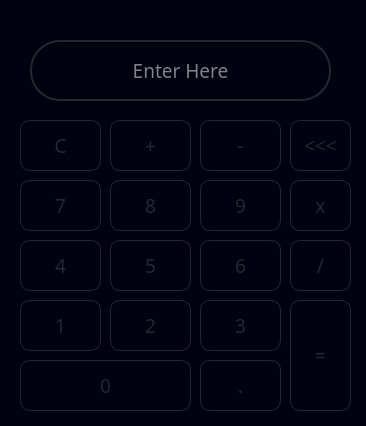
<?xml version="1.0" encoding="UTF-8"?>
<ui version="4.0">
 <class>Calc_win</class>
 <widget class="QMainWindow" name="Calc_win">
  <property name="geometry">
   <rect>
    <x>0</x>
    <y>0</y>
    <width>366</width>
    <height>426</height>
   </rect>
  </property>
  <property name="windowTitle">
   <string>MainWindow</string>
  </property>
  <property name="styleSheet">
   <string notr="true">background-color: rgb(1, 1, 15);
</string>
  </property>
  <widget class="QWidget" name="centralwidget">
   <widget class="QLineEdit" name="input">
    <property name="geometry">
     <rect>
      <x>30</x>
      <y>40</y>
      <width>301</width>
      <height>61</height>
     </rect>
    </property>
    <property name="font">
     <font>
      <family>Bahnschrift Light</family>
      <pointsize>14</pointsize>
     </font>
    </property>
    <property name="styleSheet">
     <string notr="true">QLineEdit{
	color: rgb(255, 255, 255);
	border:2px solid rgb(37, 38, 48);
	border-radius:30px;
	padding-left:20px;
	padding-right:20px;
}

QLineEdit:hover{
	border:2px solid  rgb(119, 0, 255);
	color: rgb(119, 0, 255);
}

QLineEdit:focus{
	border:2px solid  rgb(119, 0, 255);

}
</string>
    </property>
    <property name="alignment">
     <set>Qt::AlignCenter</set>
    </property>
    <property name="placeholderText">
     <string>Enter Here</string>
    </property>
   </widget>
   <widget class="QPushButton" name="btn1">
    <property name="geometry">
     <rect>
      <x>20</x>
      <y>300</y>
      <width>81</width>
      <height>51</height>
     </rect>
    </property>
    <property name="font">
     <font>
      <family>Bahnschrift Light</family>
      <pointsize>14</pointsize>
     </font>
    </property>
    <property name="styleSheet">
     <string notr="true">QPushButton{
	color:rgb(37, 38, 48);
	border:1px solid rgb(37, 38, 48);
    border-radius:10px;

}
QPushButton:hover{
	background-color:rgb(119, 0, 255);

}</string>
    </property>
    <property name="text">
     <string>1</string>
    </property>
   </widget>
   <widget class="QPushButton" name="btn0">
    <property name="geometry">
     <rect>
      <x>20</x>
      <y>360</y>
      <width>171</width>
      <height>51</height>
     </rect>
    </property>
    <property name="font">
     <font>
      <family>Bahnschrift Light</family>
      <pointsize>14</pointsize>
     </font>
    </property>
    <property name="styleSheet">
     <string notr="true">QPushButton{
	color:rgb(37, 38, 48);
	border:1px solid rgb(37, 38, 48);
    border-radius:10px;

}
QPushButton:hover{
	background-color:rgb(119, 0, 255);

}</string>
    </property>
    <property name="text">
     <string>0</string>
    </property>
   </widget>
   <widget class="QPushButton" name="btn2">
    <property name="geometry">
     <rect>
      <x>110</x>
      <y>300</y>
      <width>81</width>
      <height>51</height>
     </rect>
    </property>
    <property name="font">
     <font>
      <family>Bahnschrift Light</family>
      <pointsize>14</pointsize>
     </font>
    </property>
    <property name="styleSheet">
     <string notr="true">QPushButton{
	color:rgb(37, 38, 48);
	border:1px solid rgb(37, 38, 48);
    border-radius:10px;

}
QPushButton:hover{
	background-color:rgb(119, 0, 255);

}</string>
    </property>
    <property name="text">
     <string>2</string>
    </property>
   </widget>
   <widget class="QPushButton" name="btn3">
    <property name="geometry">
     <rect>
      <x>200</x>
      <y>300</y>
      <width>81</width>
      <height>51</height>
     </rect>
    </property>
    <property name="font">
     <font>
      <family>Bahnschrift Light</family>
      <pointsize>14</pointsize>
     </font>
    </property>
    <property name="styleSheet">
     <string notr="true">QPushButton{
	color:rgb(37, 38, 48);
	border:1px solid rgb(37, 38, 48);
    border-radius:10px;

}
QPushButton:hover{
	background-color:rgb(119, 0, 255);

}</string>
    </property>
    <property name="text">
     <string>3</string>
    </property>
   </widget>
   <widget class="QPushButton" name="btn4">
    <property name="geometry">
     <rect>
      <x>20</x>
      <y>240</y>
      <width>81</width>
      <height>51</height>
     </rect>
    </property>
    <property name="font">
     <font>
      <family>Bahnschrift Light</family>
      <pointsize>14</pointsize>
     </font>
    </property>
    <property name="styleSheet">
     <string notr="true">QPushButton{
	color:rgb(37, 38, 48);
	border:1px solid rgb(37, 38, 48);
    border-radius:10px;

}
QPushButton:hover{
	background-color:rgb(119, 0, 255);

}</string>
    </property>
    <property name="text">
     <string>4</string>
    </property>
   </widget>
   <widget class="QPushButton" name="btn5">
    <property name="geometry">
     <rect>
      <x>110</x>
      <y>240</y>
      <width>81</width>
      <height>51</height>
     </rect>
    </property>
    <property name="font">
     <font>
      <family>Bahnschrift Light</family>
      <pointsize>14</pointsize>
     </font>
    </property>
    <property name="styleSheet">
     <string notr="true">QPushButton{
	color:rgb(37, 38, 48);
	border:1px solid rgb(37, 38, 48);
    border-radius:10px;

}
QPushButton:hover{
	background-color:rgb(119, 0, 255);

}</string>
    </property>
    <property name="text">
     <string>5</string>
    </property>
   </widget>
   <widget class="QPushButton" name="btn6">
    <property name="geometry">
     <rect>
      <x>200</x>
      <y>240</y>
      <width>81</width>
      <height>51</height>
     </rect>
    </property>
    <property name="font">
     <font>
      <family>Bahnschrift Light</family>
      <pointsize>14</pointsize>
     </font>
    </property>
    <property name="styleSheet">
     <string notr="true">QPushButton{
	color:rgb(37, 38, 48);
	border:1px solid rgb(37, 38, 48);
    border-radius:10px;

}
QPushButton:hover{
	background-color:rgb(119, 0, 255);

}</string>
    </property>
    <property name="text">
     <string>6</string>
    </property>
   </widget>
   <widget class="QPushButton" name="btn7">
    <property name="geometry">
     <rect>
      <x>20</x>
      <y>180</y>
      <width>81</width>
      <height>51</height>
     </rect>
    </property>
    <property name="font">
     <font>
      <family>Bahnschrift Light</family>
      <pointsize>14</pointsize>
     </font>
    </property>
    <property name="styleSheet">
     <string notr="true">QPushButton{
	color:rgb(37, 38, 48);
	border:1px solid rgb(37, 38, 48);
    border-radius:10px;

}
QPushButton:hover{
	background-color:rgb(119, 0, 255);

}</string>
    </property>
    <property name="text">
     <string>7</string>
    </property>
   </widget>
   <widget class="QPushButton" name="btn8">
    <property name="geometry">
     <rect>
      <x>110</x>
      <y>180</y>
      <width>81</width>
      <height>51</height>
     </rect>
    </property>
    <property name="font">
     <font>
      <family>Bahnschrift Light</family>
      <pointsize>14</pointsize>
     </font>
    </property>
    <property name="styleSheet">
     <string notr="true">QPushButton{
	color:rgb(37, 38, 48);
	border:1px solid rgb(37, 38, 48);
    border-radius:10px;

}
QPushButton:hover{
	background-color:rgb(119, 0, 255);

}</string>
    </property>
    <property name="text">
     <string>8</string>
    </property>
   </widget>
   <widget class="QPushButton" name="btn9">
    <property name="geometry">
     <rect>
      <x>200</x>
      <y>180</y>
      <width>81</width>
      <height>51</height>
     </rect>
    </property>
    <property name="font">
     <font>
      <family>Bahnschrift Light</family>
      <pointsize>14</pointsize>
     </font>
    </property>
    <property name="styleSheet">
     <string notr="true">QPushButton{
	color:rgb(37, 38, 48);
	border:1px solid rgb(37, 38, 48);
    border-radius:10px;

}
QPushButton:hover{
	background-color:rgb(119, 0, 255);

}</string>
    </property>
    <property name="text">
     <string>9</string>
    </property>
   </widget>
   <widget class="QPushButton" name="equal_btn">
    <property name="geometry">
     <rect>
      <x>290</x>
      <y>300</y>
      <width>61</width>
      <height>111</height>
     </rect>
    </property>
    <property name="font">
     <font>
      <family>Bahnschrift Light</family>
      <pointsize>14</pointsize>
     </font>
    </property>
    <property name="styleSheet">
     <string notr="true">QPushButton{
	color:rgb(37, 38, 48);
	border:1px solid rgb(37, 38, 48);
    border-radius:10px;

}
QPushButton:hover{
	background-color:rgb(119, 0, 255);

}</string>
    </property>
    <property name="text">
     <string>=</string>
    </property>
   </widget>
   <widget class="QPushButton" name="divide_btn">
    <property name="geometry">
     <rect>
      <x>290</x>
      <y>240</y>
      <width>61</width>
      <height>51</height>
     </rect>
    </property>
    <property name="font">
     <font>
      <family>Bahnschrift Light</family>
      <pointsize>14</pointsize>
     </font>
    </property>
    <property name="styleSheet">
     <string notr="true">QPushButton{
	color:rgb(37, 38, 48);
	border:1px solid rgb(37, 38, 48);
    border-radius:10px;

}
QPushButton:hover{
	background-color:rgb(119, 0, 255);

}</string>
    </property>
    <property name="text">
     <string>/</string>
    </property>
   </widget>
   <widget class="QPushButton" name="multiply_btn">
    <property name="geometry">
     <rect>
      <x>290</x>
      <y>180</y>
      <width>61</width>
      <height>51</height>
     </rect>
    </property>
    <property name="font">
     <font>
      <family>Bahnschrift Light</family>
      <pointsize>14</pointsize>
     </font>
    </property>
    <property name="styleSheet">
     <string notr="true">QPushButton{
	color:rgb(37, 38, 48);
	border:1px solid rgb(37, 38, 48);
    border-radius:10px;

}
QPushButton:hover{
	background-color:rgb(119, 0, 255);

}</string>
    </property>
    <property name="text">
     <string>x</string>
    </property>
   </widget>
   <widget class="QPushButton" name="clear_btn">
    <property name="geometry">
     <rect>
      <x>20</x>
      <y>120</y>
      <width>81</width>
      <height>51</height>
     </rect>
    </property>
    <property name="font">
     <font>
      <family>Bahnschrift Light</family>
      <pointsize>14</pointsize>
     </font>
    </property>
    <property name="styleSheet">
     <string notr="true">QPushButton{
	color:rgb(37, 38, 48);
	border:1px solid rgb(37, 38, 48);
    border-radius:10px;

}
QPushButton:hover{
	background-color:rgb(119, 0, 255);

}</string>
    </property>
    <property name="text">
     <string>C</string>
    </property>
   </widget>
   <widget class="QPushButton" name="plus_btn">
    <property name="geometry">
     <rect>
      <x>110</x>
      <y>120</y>
      <width>81</width>
      <height>51</height>
     </rect>
    </property>
    <property name="font">
     <font>
      <family>Bahnschrift Light</family>
      <pointsize>14</pointsize>
     </font>
    </property>
    <property name="styleSheet">
     <string notr="true">QPushButton{
	color:rgb(37, 38, 48);
	border:1px solid rgb(37, 38, 48);
    border-radius:10px;

}
QPushButton:hover{
	background-color:rgb(119, 0, 255);

}</string>
    </property>
    <property name="text">
     <string>+</string>
    </property>
   </widget>
   <widget class="QPushButton" name="minus_btn">
    <property name="geometry">
     <rect>
      <x>200</x>
      <y>120</y>
      <width>81</width>
      <height>51</height>
     </rect>
    </property>
    <property name="font">
     <font>
      <family>Bahnschrift Light</family>
      <pointsize>14</pointsize>
     </font>
    </property>
    <property name="styleSheet">
     <string notr="true">QPushButton{
	color:rgb(37, 38, 48);
	border:1px solid rgb(37, 38, 48);
    border-radius:10px;

}
QPushButton:hover{
	background-color:rgb(119, 0, 255);

}</string>
    </property>
    <property name="text">
     <string>-</string>
    </property>
   </widget>
   <widget class="QPushButton" name="back_btn">
    <property name="geometry">
     <rect>
      <x>290</x>
      <y>120</y>
      <width>61</width>
      <height>51</height>
     </rect>
    </property>
    <property name="font">
     <font>
      <family>Bahnschrift Light</family>
      <pointsize>14</pointsize>
     </font>
    </property>
    <property name="styleSheet">
     <string notr="true">QPushButton{
	color:rgb(37, 38, 48);
	border:1px solid rgb(37, 38, 48);
    border-radius:10px;

}
QPushButton:hover{
	background-color:rgb(119, 0, 255);

}</string>
    </property>
    <property name="text">
     <string>&lt;&lt;&lt;</string>
    </property>
   </widget>
   <widget class="QPushButton" name="dot_btn">
    <property name="geometry">
     <rect>
      <x>200</x>
      <y>360</y>
      <width>81</width>
      <height>51</height>
     </rect>
    </property>
    <property name="font">
     <font>
      <family>Bahnschrift Light</family>
      <pointsize>14</pointsize>
     </font>
    </property>
    <property name="styleSheet">
     <string notr="true">QPushButton{
	color:rgb(37, 38, 48);
	border:1px solid rgb(37, 38, 48);
    border-radius:10px;

}
QPushButton:hover{
	background-color:rgb(119, 0, 255);

}</string>
    </property>
    <property name="text">
     <string>.</string>
    </property>
   </widget>
  </widget>
 </widget>
 <resources/>
 <connections/>
</ui>
